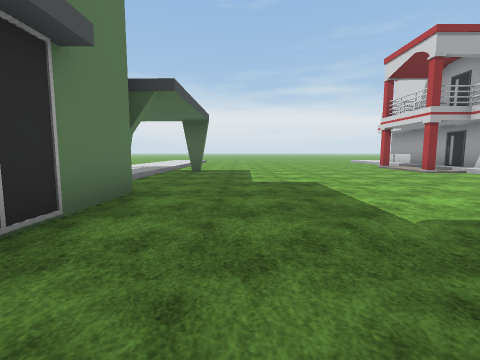
view 1 (above)

19 first-person views from a walk through a 3-D level made in the Unity game engine. The camera is 1.3 m above the floor, tilts 6° down and sees 85° across. The floor is counted in squares, 2 m on a side. Each view is taken from the middle of a square. On the plan, view 1 faces up. The plan holds only what a view shows up to about 9 squares ahead; the rest is blank. The place goes on beyond the plan. The terrain is drawn as flat ground. Some animated figures are not drawn. Some surface patterns are stand-ins.

view 2
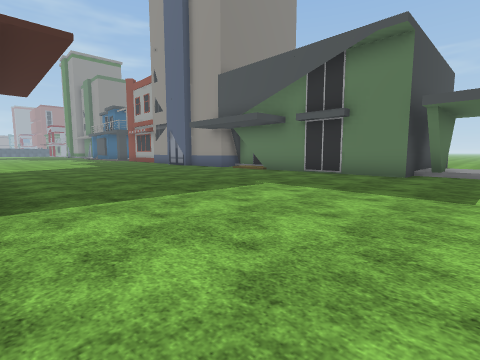

view 3
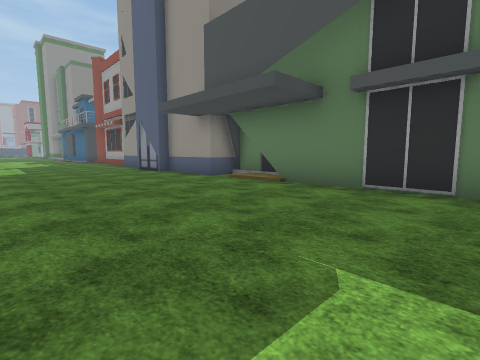

view 4
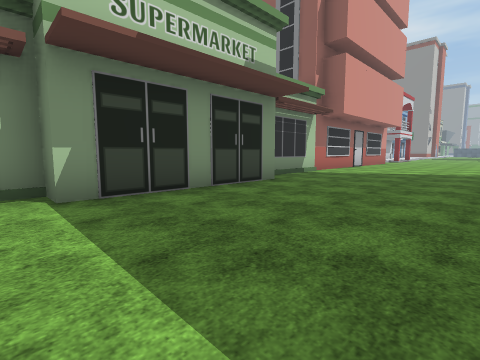

view 5
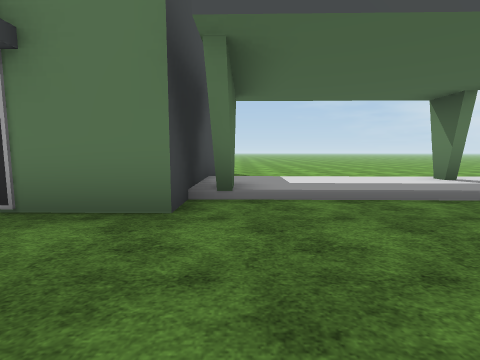

view 6
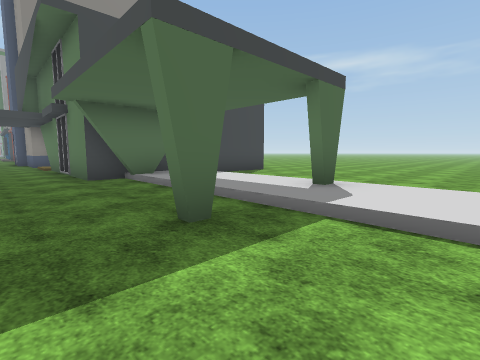

view 7
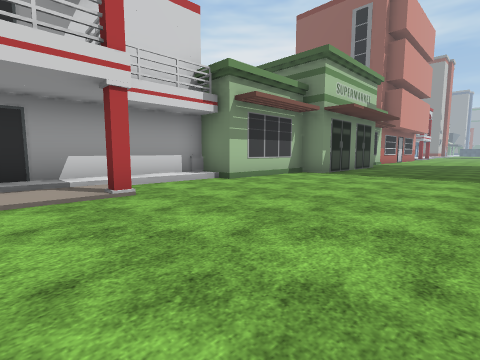

view 8
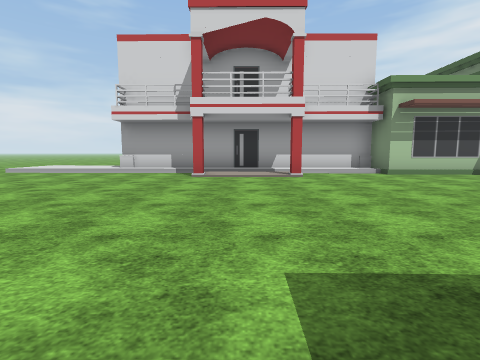

view 9
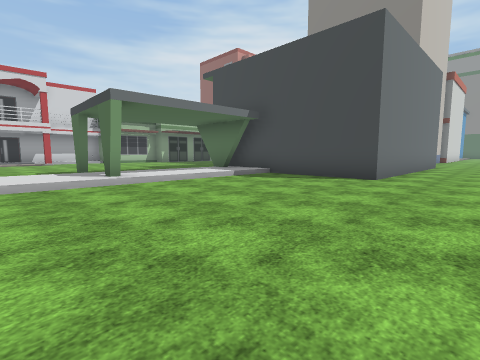

view 10
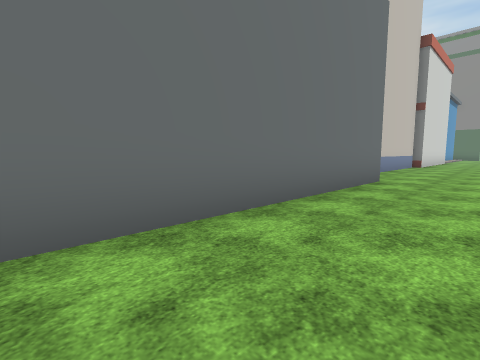

view 11
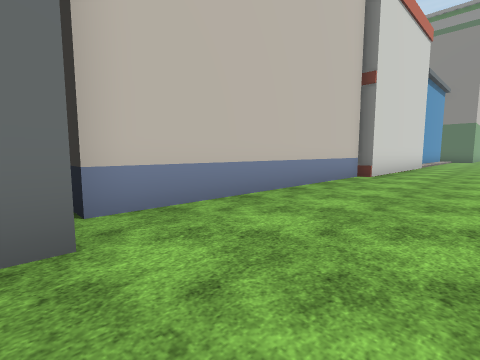

view 12
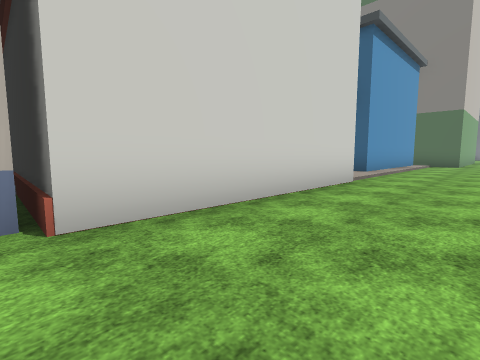

view 13
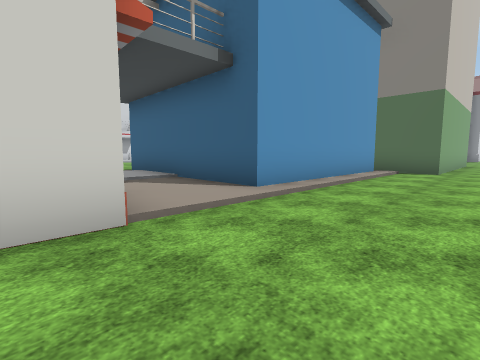

view 14
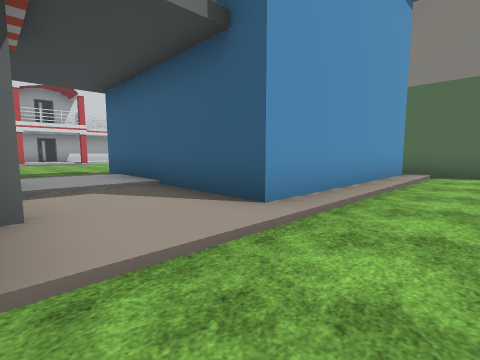

view 15
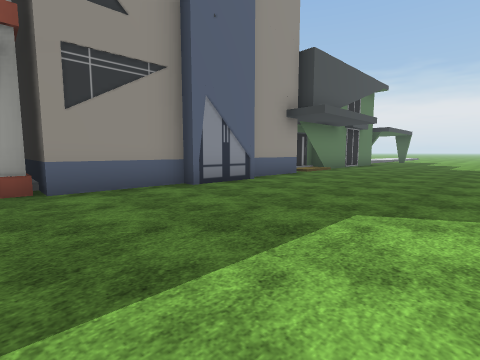

view 16
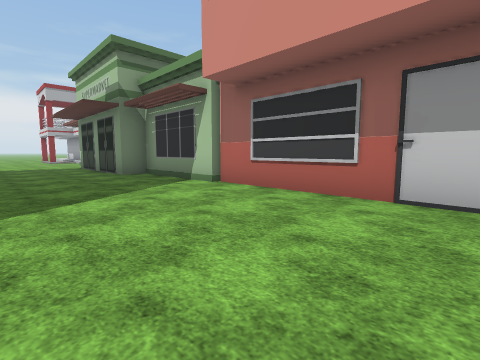

view 17
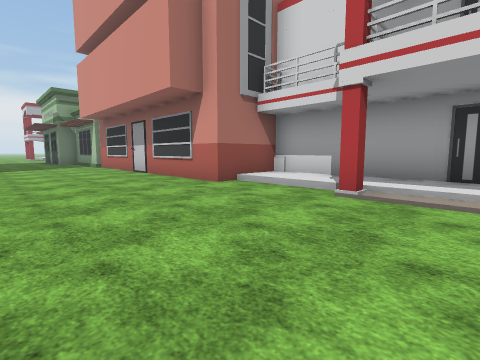

view 18
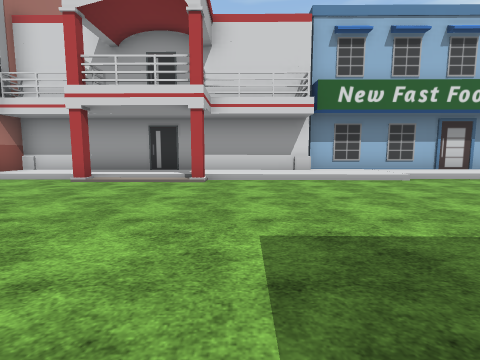

view 19
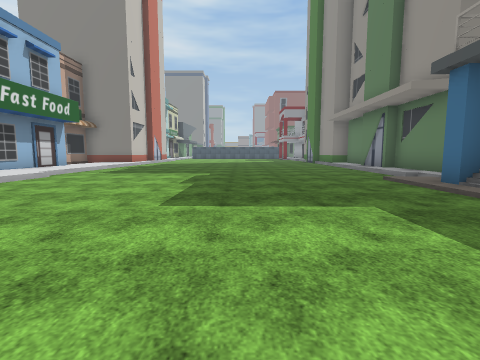

### Floor plan
Key: @ floor where view 1 was taken; # wall or solid block; . main floor; : floor 0.25 m higher than the main floor; / step, stairs or slope; = window, fence, low wall or low ledge; B building.
Columns run from 10 left of view 1 to 9 right of it. Each row starts with its distance up from view 1.
 11 ......::........#.#
 10 ......::........./#
  9 ......#:.#......./#
  8 ......::........#/#
  7 ......::........./#
  6 ......::........./#
  5 ......::.........BB
  4 ..#######........B
  3 ..#     #........BB
  2 ..#     #.......BBB
  1 ..#     #.......B
  0 ..#     #.@.....B
 -1 ..#    ##.......B
 -2 ..#    #/.......BBB
 -3 ...B   BB........B
 -4 ...B    B........B
 -5 ...B    B........B
 -6 ...B    B........B
 -7 ...B    B........B
 -8 ...B    B........B
 -9 ...BBBBBB........B
-10 ...=    #........B
-11 ...=         ....B
-12 ...=         ....B
-13 ...=         ....BBB
-14 ...#         .....:#
-15 ...##        .....:#
-16 ...:::::/.........:#
-17 ...:::::/........#:#
-18 ...###### ......./:#
-19 ...#      .......#:#
-20 ...#     ......../:#
-21 ...#    /......../:#
-22 ...#    #......../:#
-23 ..//   :/......../:B
-24  .BB  B:........./:B
-25  .B   B:..........:B
-26   B    B..........:B

Positions as (right, up) in squares from view 1, and headings:
1: (0, 0), facing up
2: (6, 6), facing down-left
3: (3, 3), facing down-left
4: (2, 3), facing down-right
5: (1, 5), facing left
6: (0, 11), facing down-left
7: (2, 10), facing down-right
8: (-1, 10), facing right
9: (-10, 11), facing down-right
10: (-10, 4), facing down-right
11: (-10, -2), facing down-right
12: (-10, -9), facing down-right
13: (-10, -14), facing down-right
14: (-9, -15), facing down-right
15: (3, -10), facing up-left
16: (3, -10), facing up-right
17: (3, -18), facing up-right
18: (1, -20), facing right
19: (2, -17), facing down
